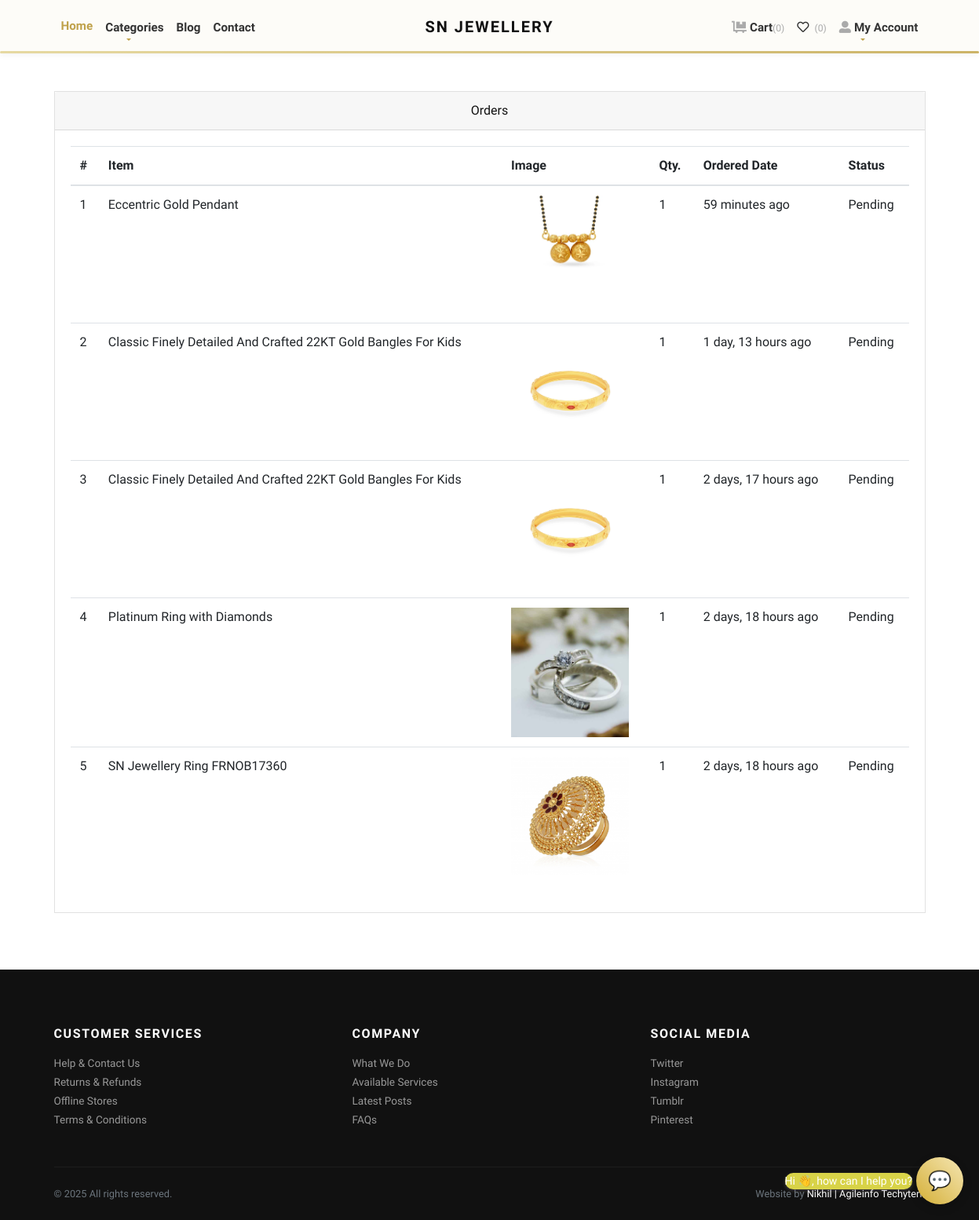
/orders/ (signed in), run on the app's committed database.
### store/models.py (models this page shows, shortened)
class Order(models.Model):
    user = models.ForeignKey(User, verbose_name="User", on_delete=models.CASCADE)
    address = models.ForeignKey(Address, verbose_name="Shipping Address", on_delete=models.CASCADE)
    product = models.ForeignKey(Product, verbose_name="Product", on_delete=models.CASCADE)
    quantity = models.PositiveIntegerField(verbose_name="Quantity")
    ordered_date = models.DateTimeField(auto_now_add=True, verbose_name="Ordered Date")
    status = models.CharField(
        choices=STATUS_CHOICES,
        max_length=50,
        default="Pending"
        )

class Product(models.Model):
    title = models.CharField(max_length=150, verbose_name="Product Title")
    slug = models.SlugField(max_length=160, verbose_name="Product Slug")
    sku = models.CharField(max_length=255, unique=True, verbose_name="Unique Product ID (SKU)")
    short_description = models.TextField(verbose_name="Short Description")
    detail_description = models.TextField(blank=True, null=True, verbose_name="Detail Description")
    product_image = models.ImageField(upload_to='product', blank=True, null=True, verbose_name="Product Image")
    price = models.DecimalField(max_digits=8, decimal_places=2)
    category = models.ForeignKey(Category, verbose_name="Product Categoy", on_delete=models.CASCADE)
    is_active = models.BooleanField(verbose_name="Is Active?")
    is_featured = models.BooleanField(verbose_name="Is Featured?")
    created_at = models.DateTimeField(auto_now_add=True, verbose_name="Created Date")
    updated_at = models.DateTimeField(auto_now=True, verbose_name="Updated Date")
    class Meta:
        verbose_name_plural = 'Products'
        ordering = ('-created_at', )

### store/views.py (the view)
# urls.py: path('orders/', views.orders, name="orders"),
@login_required
def orders(request):
    all_orders = Order.objects.filter(user=request.user).order_by('-ordered_date')
    return render(request, 'store/orders.html', {'orders': all_orders})

### store/context_preprocessors.py (called while the page is built)
def store_menu(request):
    categories = Category.objects.filter(is_active=True)
    context = {
        'categories_menu': categories,
    }
    return context

def cart_menu(request):
    if request.user.is_authenticated:
        cart_items= Cart.objects.filter(user=request.user)
        context = {
            'cart_items': cart_items,
        }
    else:
        context = {}
    return context

### templates/store/orders.html (shortened to what this page needs)
{% extends 'base.html' %}
{% load static %}
{% load humanize %}
    {% block content %}
      <div class="container py-5">
        <div class="row">
          <div class="col-lg-12">
            <div class="card mb-4" id="tables">
              <div class="card-header text-center">Orders</div>
              <div class="card-body">
                <table class="table table-hover">
                  <thead>
                    <tr>
                      <th>#</th>
                      <th>Item</th>
                      <th>Image</th>
                      <th>Qty.</th>
                      <th>Ordered Date</th>
                      <th>Status</th>
                    </tr>
                  </thead>
                  <tbody>
                    {% if orders %}
                    {% for order in orders %}
                    <tr>
                      <td>{{forloop.counter}}</td>
                      <td>{{order.product.title}}</td>
                      <td>
                        {% if order.product.product_image %}
                          <img src="{{order.product.product_image.url}}" alt="{{order.product.product_ttile}}" style="width:150px;">
                        {% endif %}
                      </td>
                      <td>{{order.quantity}}</td>
                      <td>{{order.ordered_date|naturaltime}}</td>
                      <td>
                        {{order.status}}
                      </td>
                    </tr>
                    {% endfor %}
                    {% endif %}
                  </tbody>
                </table>
              </div>
            </div>
          </div>
        </div>
      </div>
{% endblock content %}

### jewelryshop/static/css/style.default.css (style rules this page uses)
body { font-family: "Libre Franklin", sans-serif; font-size: 1rem; font-weight: 400; line-height: 1.5; color: #111111; background-color: #fff; }
.card { background-color: #fff; border: 1px solid rgba(17, 17, 17, 0.125); border-radius: 0; }
.card-body { padding: 1.25rem; }
.card-header { padding: 0.75rem 1.25rem; background-color: rgba(17, 17, 17, 0.03); border-bottom: 1px solid rgba(17, 17, 17, 0.125); }
.card-header:first-child { border-radius: calc(0 - 1px) calc(0 - 1px) 0 0; }

### data on the page
Order: product "Eccentric Gold Pendant", product.product_image (picture), quantity "1", ordered_date "59 minutes ago", status "Pending"
Order: product "Classic Finely Detailed And Crafted 22KT Gold Bangles For Kids", product.product_image (picture), quantity "1", ordered_date "1 day, 13 hours ago", status "Pending"
Order: product "Classic Finely Detailed And Crafted 22KT Gold Bangles For Kids", product.product_image (picture), quantity "1", ordered_date "2 days, 17 hours ago", status "Pending"
Order: product "Platinum Ring with Diamonds", product.product_image (picture), quantity "1", ordered_date "2 days, 18 hours ago", status "Pending"
Order: product "SN Jewellery Ring FRNOB17360", product.product_image (picture), quantity "1", ordered_date "2 days, 18 hours ago", status "Pending"

### other printed values
{{ cart_items.count }} "0"
